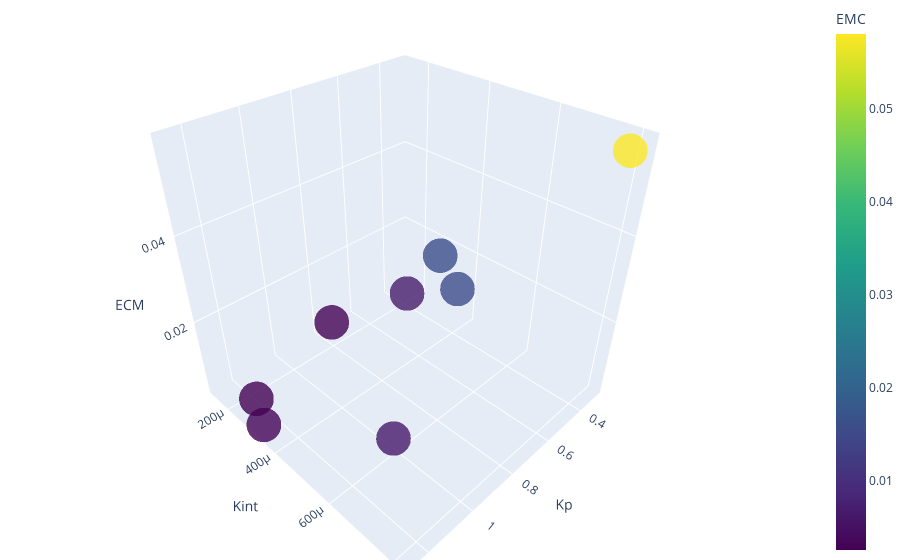

Notebook source saved alongside this figure:
### Markdown cell above
##  Tercer Intervalo 200 - 1000 Hz

### Code cell
Kp_values3=[372.152e-3,300.037e-3,425.484e-3,439.134e-3,1.02748,733.778e-3,1.26645,1.20916]
Kint_values3=[813.783e-6,278.801e-6,423.553e-6,239.601e-6,606.839e-6,136.032e-6,326.915e-6,236.864e-6]
list_interval3=list_errors[16:24]

print('Error promedio del tercer intervalo:',sum(list_interval3)/len(list_interval3))
print('Menor error: ', min(list_interval3))
print('Maximo error: ', max(list_interval3))
Plot_points(Kp_values3,Kint_values3,list_interval3)

### Figure 1 — Plotly figure (JSON) as saved in the notebook; plotly's stock layout.template omitted (floating-point values rounded to 4 significant figures)
{"data": [{"marker": {"color": [0.05811, 0.01561, 0.01553, 0.006862, 0.006234, 0.002707, 0.002863, 0.002514], "colorbar": {"title": {"text": "EMC"}}, "colorscale": [[0, "#440154"], [0.1111, "#482878"], [0.2222, "#3e4989"], [0.3333, "#31688e"], [0.4444, "#26828e"], [0.5556, "#1f9e89"], [0.6667, "#35b779"], [0.7778, "#6ece58"], [0.8889, "#b5de2b"], [1, "#fde725"]], "opacity": 0.8, "showscale": true, "size": 12, "symbol": "circle"}, "mode": "markers", "type": "scatter3d", "x": [0.3722, 0.3, 0.4255, 0.4391, 1.027, 0.7338, 1.266, 1.209], "y": [0.0008138, 0.0002788, 0.0004236, 0.0002396, 0.0006068, 0.000136, 0.0003269, 0.0002369], "z": [0.05811, 0.01561, 0.01553, 0.006862, 0.006234, 0.002707, 0.002863, 0.002514]}], "layout": {"margin": {"b": 0, "l": 0, "r": 0, "t": 0}, "scene": {"xaxis": {"title": {"text": "Kp"}}, "yaxis": {"title": {"text": "Kint"}}, "zaxis": {"title": {"text": "ECM"}}}}}
